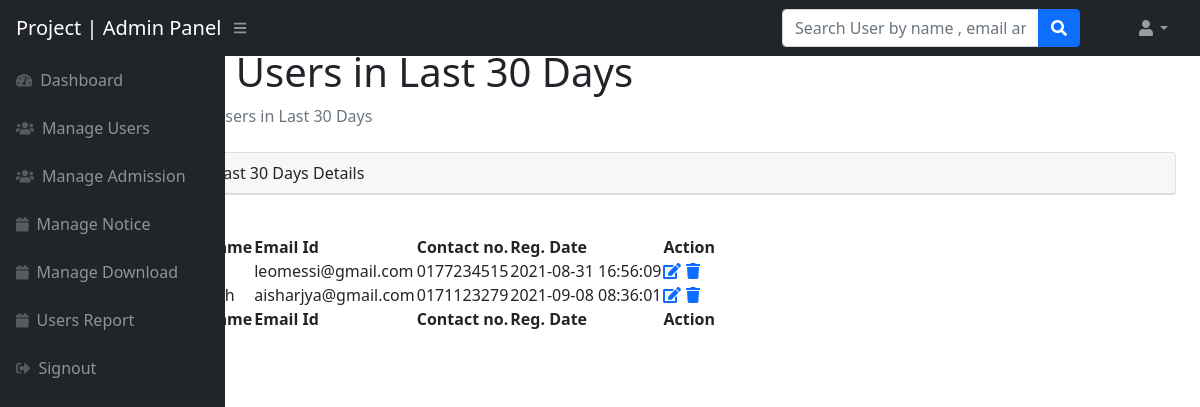
/loginsystem/admin/lastthirtyays-reg-users.php (signed in), run on the app's committed database.
### tables this page shows
CREATE TABLE `users` (
  `id` int(11) NOT NULL,
  `fname` varchar(255) DEFAULT NULL,
  `lname` varchar(255) DEFAULT NULL,
  `email` varchar(255) DEFAULT NULL,
  `password` varchar(300) DEFAULT NULL,
  `contactno` varchar(11) DEFAULT NULL,
  `posting_date` timestamp NOT NULL DEFAULT current_timestamp()
);

### loginsystem/admin/lastthirtyays-reg-users.php (the view, shortened to what this page needs)
<?php session_start();
include_once('../includes/config.php');
if (strlen($_SESSION['adminid']==0)) {
  header('location:logout.php');
  } else{
   ?>
<!DOCTYPE html>
<html lang="en">
    <head>
        <link href="https://cdn.jsdelivr.net/npm/simple-datatables@latest/dist/style.css" rel="stylesheet" />
        <link href="../css/styles.css" rel="stylesheet" />
    </head>
    <body class="sb-nav-fixed">
      <?php include_once('includes/navbar.php');?>
        <div id="layoutSidenav">
         <?php include_once('includes/sidebar.php');?>
            <div id="layoutSidenav_content">
                <main>
                    <div class="container-fluid px-4">
                        <h1 class="mt-4">Registered Users in Last 30 Days </h1>
                        <ol class="breadcrumb mb-4">
                            <li class="breadcrumb-item"><a href="dashboard.php">Dashboard</a></li>
                            <li class="breadcrumb-item active">Registered Users in Last 30 Days </li>
                        </ol>
                        <div class="card mb-4">
                            <div class="card-header">
                          Registered Users in Last 30 Days  Details
                            </div>
                            </div>
                            <div class="card-body">
                                <table id="datatablesSimple">
                                    <thead>
                                        <tr>
                                             <th>Sno.</th>
                                  <th>First Name</th>
                                  <th> Last Name</th>
                                  <th> Email Id</th>
                                  <th>Contact no.</th>
                                  <th>Reg. Date</th>
                                  <th>Action</th>
                                        </tr>
                                    </thead>
                                    <tfoot>
                                        <tr>
                                             <th>Sno.</th>
                                  <th>First Name</th>
                                  <th> Last Name</th>
                                  <th> Email Id</th>
                                  <th>Contact no.</th>
                                  <th>Reg. Date</th>
                                  <th>Action</th>
                                        </tr>
                                    </tfoot>
                                    <tbody>
                                              <?php $ret=mysqli_query($con,"select * from users where date(posting_date)>=CURRENT_DATE()-30");
                              $cnt=1;
                              while($row=mysqli_fetch_array($ret))
                              {?>
                              <tr>
                              <td><?php echo $cnt;?></td>
                                  <td><?php echo $row['fname'];?></td>
                                  <td><?php echo $row['lname'];?></td>
                                  <td><?php echo $row['email'];?></td>
                                  <td><?php echo $row['contactno'];?></td>  <td><?php echo $row['posting_date'];?></td>
                                  <td>
                                     <a href="user-profile.php?uid=<?php echo $row['id'];?>">
                          <i class="fas fa-edit"></i></a>
                                     <a href="manage-users.php?id=<?php echo $row['id'];?>" onClick="return confirm('Do you really want to delete');"><i class="fa fa-trash" aria-hidden="true"></i></a>
                                  </td>
                              </tr>
                              <?php $cnt=$cnt+1; }?>
                                    </tbody>
                                </table>
                            </div>
                        </div>
                    </div>
    </body>
</html>
<?php } ?>

### data on the page
users: email "leomessi@gmail.com", contactno "0177234515", posting_date "2021-08-31 16:56:09"
users: email "aisharjya@gmail.com", contactno "0171123279", posting_date "2021-09-08 08:36:01"
